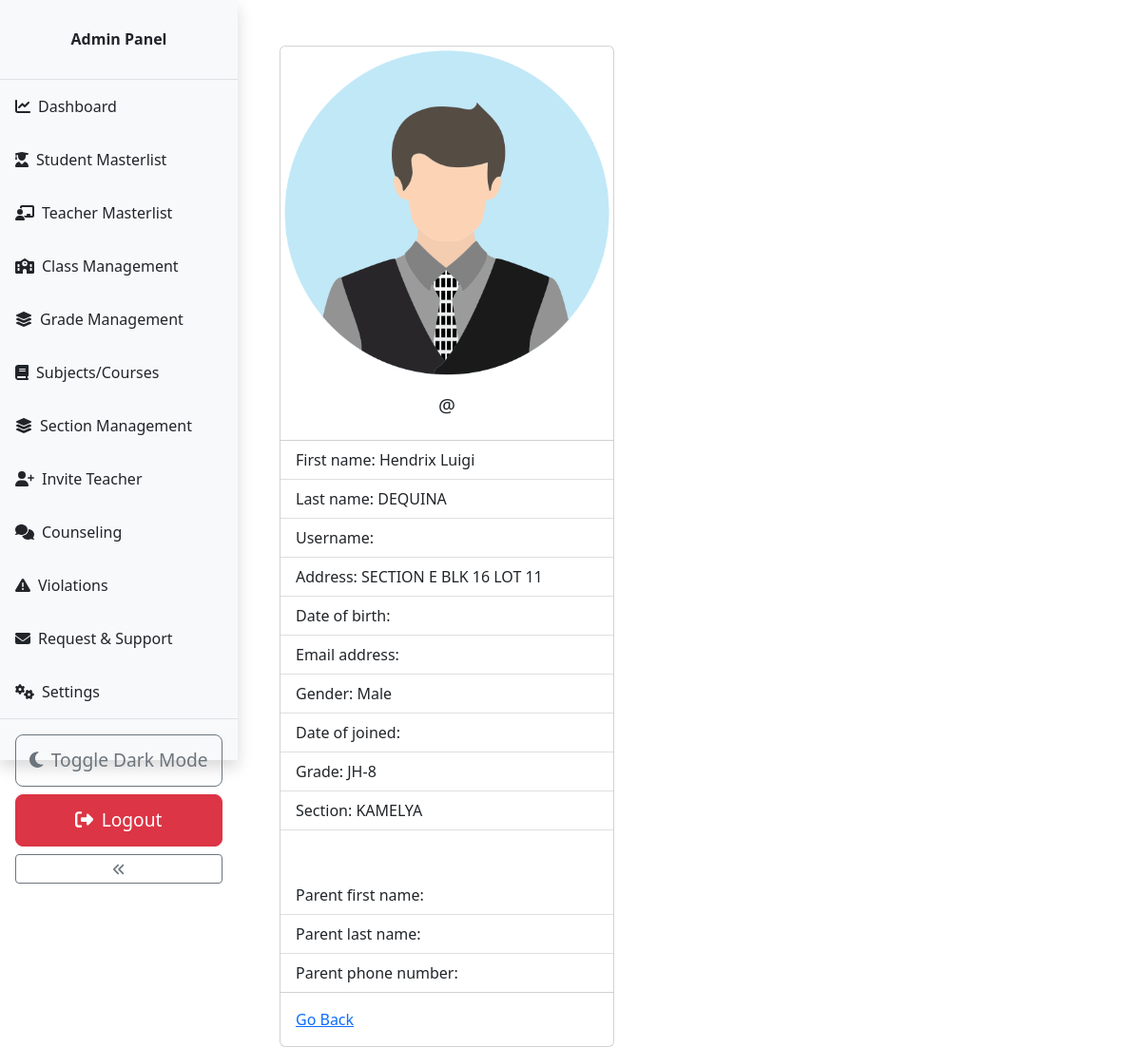
The page /capstone/admin/student-view.php?student_id=29 (signed in) on the database its author committed.
### tables this page shows
CREATE TABLE `students` (
  `student_id` int(11) NOT NULL,
  `fname` varchar(255) NOT NULL,
  `lname` varchar(255) NOT NULL,
  `lrn` varchar(255) NOT NULL,
  `guardian` varchar(255) DEFAULT NULL,
  `address` text DEFAULT NULL,
  `birthday` date DEFAULT NULL,
  `birthplace` varchar(255) DEFAULT NULL,
  `gender` enum('Male','Female','N/A') DEFAULT NULL,
  `grade` varchar(50) DEFAULT NULL,
  `section` varchar(50) DEFAULT NULL,
  `adviser` varchar(255) DEFAULT NULL,
  `class_id` int(11) DEFAULT NULL
);

CREATE TABLE `grades` (
  `grade_id` int(11) NOT NULL,
  `grade` varchar(31) NOT NULL,
  `grade_code` varchar(7) NOT NULL
);

CREATE TABLE `section` (
  `section_id` int(11) NOT NULL,
  `section` varchar(7) NOT NULL
);

### capstone/admin/data/student.php (called while the page is built, shortened)
<?php
function getStudentById($id, $conn){
   $sql = "SELECT * FROM students
           WHERE student_id=?";
   $stmt = $conn->prepare($sql);
   $stmt->execute([$id]);
   if ($stmt->rowCount() == 1) {
     $student = $stmt->fetch();
     return $student;
   }else {
    return 0;
   }
}

### capstone/admin/data/grade.php (called while the page is built, shortened)
<?php
function getGradeById($grade_id, $conn){
   $sql = "SELECT * FROM grades
           WHERE grade_id=?";
   $stmt = $conn->prepare($sql);
   $stmt->execute([$grade_id]);
   if ($stmt->rowCount() == 1) {
     $grade = $stmt->fetch();
     return $grade;
   }else {
    return 0;
   }
}

### capstone/admin/data/section.php (called while the page is built, shortened)
<?php
function getSectioById($section_id, $conn){
   $sql = "SELECT * FROM section
           WHERE section_id=?";
   $stmt = $conn->prepare($sql);
   $stmt->execute([$section_id]);
   if ($stmt->rowCount() == 1) {
     $section = $stmt->fetch();
     return $section;
   }else {
    return 0;
   }
}

### capstone/admin/student-view.php (the view, shortened to what this page needs)
<?php
if (isset($_SESSION['admin_id']) &&
    isset($_SESSION['role'])) {
    if ($_SESSION['role'] == 'Admin') {
       include "../DB_connection.php";
       include "data/student.php";
       include "data/grade.php";
       include "data/section.php";
       if(isset($_GET['student_id'])){
       $student_id = $_GET['student_id'];
       $student = getStudentById($student_id, $conn);
 ?>
<!DOCTYPE html>
<html lang="en">
<head>
	<link rel="stylesheet" href="https://cdn.jsdelivr.net/npm/bootstrap@5.2.0/dist/css/bootstrap.min.css">
	<link rel="stylesheet" href="../css/style.css">
  <link rel="stylesheet" href="css/admin.css">
  <link rel="stylesheet" href="https://cdnjs.cloudflare.com/ajax/libs/font-awesome/4.7.0/css/font-awesome.min.css">
</head>
<body>
    <?php
        include "inc/navbar.php";
        if ($student != 0) {
     ?>
     <div class="container mt-5">
         <div class="card" style="width: 22rem;">
          <img src="../img/student-<?=$student['gender']?>.png" class="card-img-top" alt="...">
          <div class="card-body">
            <h5 class="card-title text-center">@<?=$student['username']?></h5>
          </div>
          <ul class="list-group list-group-flush">
            <li class="list-group-item">First name: <?=$student['fname']?></li>
            <li class="list-group-item">Last name: <?=$student['lname']?></li>
            <li class="list-group-item">Username: <?=$student['username']?></li>
            <li class="list-group-item">Address: <?=$student['address']?></li>
            <li class="list-group-item">Date of birth: <?=$student['date_of_birth']?></li>
            <li class="list-group-item">Email address: <?=$student['email_address']?></li>
            <li class="list-group-item">Gender: <?=$student['gender']?></li>
            <li class="list-group-item">Date of joined: <?=$student['date_of_joined']?></li>
            <li class="list-group-item">Grade:
                 <?php
                      $grade = $student['grade'];
                      $g = getGradeById($grade, $conn);
                      echo $g['grade_code'].'-'.$g['grade'];
                  ?>
            </li>
            <li class="list-group-item">Section:
                 <?php
                    $section = $student['section'];
                    $s = getSectioById($section, $conn);
                    echo $s['section'];
                  ?>
            </li>
            <br><br>
            <li class="list-group-item">Parent first name: <?=$student['parent_fname']?></li>
            <li class="list-group-item">Parent last name: <?=$student['parent_lname']?></li>
            <li class="list-group-item">Parent phone number: <?=$student['parent_phone_number']?></li>
          </ul>
          <div class="card-body">
            <a href="student.php" class="card-link">Go Back</a>
          </div>
        </div>
     </div>
     <?php
        }else {
          header("Location: teacher.php");
          exit;
        }
     ?>
</body>
</html>
<?php
    }else {
        header("Location: student.php");
        exit;
    }
  }else {
    header("Location: ../login.php");
    exit;
  }
}else {
	header("Location: ../login.php");
	exit;
}
?>

### capstone/css/style.css (style rules this page uses)
body, html { height: 100%; margin: 0; overflow: hidden; }

### capstone/admin/css/admin.css (style rules this page uses)
body { margin: 0; padding: 0; display: flex; }

### rows shown on the page
students: gender (picture), fname "Hendrix Luigi", lname "DEQUINA", address "SECTION E BLK 16 LOT 11", gender "Male"
grades: grade_code "JH", grade "8"
section: section "KAMELYA"
